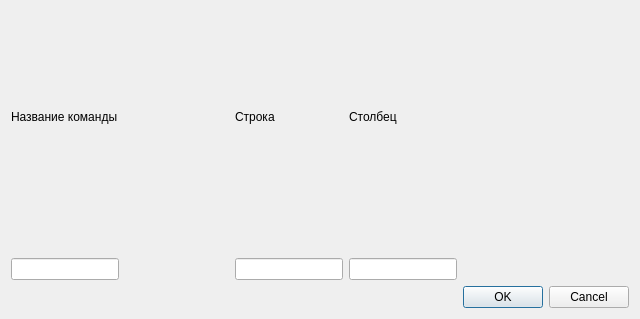
<?xml version="1.0" encoding="UTF-8"?>
<ui version="4.0">
 <class>ShipName</class>
 <widget class="QDialog" name="ShipName">
  <property name="geometry">
   <rect>
    <x>0</x>
    <y>0</y>
    <width>640</width>
    <height>319</height>
   </rect>
  </property>
  <property name="windowTitle">
   <string>Dialog</string>
  </property>
  <layout class="QGridLayout" name="gridLayout">
   <item row="2" column="2">
    <widget class="QLineEdit" name="rowShipLineEdit">
     <property name="sizePolicy">
      <sizepolicy hsizetype="Fixed" vsizetype="Fixed">
       <horstretch>30</horstretch>
       <verstretch>0</verstretch>
      </sizepolicy>
     </property>
    </widget>
   </item>
   <item row="3" column="4">
    <widget class="QDialogButtonBox" name="buttonBox">
     <property name="orientation">
      <enum>Qt::Horizontal</enum>
     </property>
     <property name="standardButtons">
      <set>QDialogButtonBox::Cancel|QDialogButtonBox::Ok</set>
     </property>
     <property name="centerButtons">
      <bool>false</bool>
     </property>
    </widget>
   </item>
   <item row="0" column="0">
    <widget class="QLabel" name="shipNameLabel">
     <property name="sizePolicy">
      <sizepolicy hsizetype="Expanding" vsizetype="Expanding">
       <horstretch>0</horstretch>
       <verstretch>50</verstretch>
      </sizepolicy>
     </property>
     <property name="text">
      <string>Название команды</string>
     </property>
    </widget>
   </item>
   <item row="2" column="0">
    <widget class="QLineEdit" name="nameShipLineEdit">
     <property name="sizePolicy">
      <sizepolicy hsizetype="Fixed" vsizetype="Fixed">
       <horstretch>150</horstretch>
       <verstretch>0</verstretch>
      </sizepolicy>
     </property>
    </widget>
   </item>
   <item row="2" column="1">
    <spacer name="horizontalSpacer">
     <property name="orientation">
      <enum>Qt::Horizontal</enum>
     </property>
     <property name="sizeHint" stdset="0">
      <size>
       <width>100</width>
       <height>20</height>
      </size>
     </property>
    </spacer>
   </item>
   <item row="2" column="3">
    <widget class="QLineEdit" name="columnShipLineEdit">
     <property name="sizePolicy">
      <sizepolicy hsizetype="Fixed" vsizetype="Fixed">
       <horstretch>30</horstretch>
       <verstretch>0</verstretch>
      </sizepolicy>
     </property>
    </widget>
   </item>
   <item row="2" column="4">
    <spacer name="horizontalSpacer_2">
     <property name="orientation">
      <enum>Qt::Horizontal</enum>
     </property>
     <property name="sizeHint" stdset="0">
      <size>
       <width>40</width>
       <height>20</height>
      </size>
     </property>
    </spacer>
   </item>
   <item row="1" column="0">
    <spacer name="verticalSpacer">
     <property name="orientation">
      <enum>Qt::Vertical</enum>
     </property>
     <property name="sizeType">
      <enum>QSizePolicy::Minimum</enum>
     </property>
     <property name="sizeHint" stdset="0">
      <size>
       <width>20</width>
       <height>30</height>
      </size>
     </property>
    </spacer>
   </item>
   <item row="0" column="2">
    <widget class="QLabel" name="rowShipLabel">
     <property name="text">
      <string>Строка</string>
     </property>
    </widget>
   </item>
   <item row="0" column="3">
    <widget class="QLabel" name="columnShipLabel">
     <property name="text">
      <string>Столбец</string>
     </property>
    </widget>
   </item>
  </layout>
 </widget>
 <resources/>
 <connections>
  <connection>
   <sender>buttonBox</sender>
   <signal>accepted()</signal>
   <receiver>ShipName</receiver>
   <slot>accept()</slot>
   <hints>
    <hint type="sourcelabel">
     <x>248</x>
     <y>254</y>
    </hint>
    <hint type="destinationlabel">
     <x>157</x>
     <y>274</y>
    </hint>
   </hints>
  </connection>
  <connection>
   <sender>buttonBox</sender>
   <signal>rejected()</signal>
   <receiver>ShipName</receiver>
   <slot>reject()</slot>
   <hints>
    <hint type="sourcelabel">
     <x>316</x>
     <y>260</y>
    </hint>
    <hint type="destinationlabel">
     <x>286</x>
     <y>274</y>
    </hint>
   </hints>
  </connection>
 </connections>
</ui>
